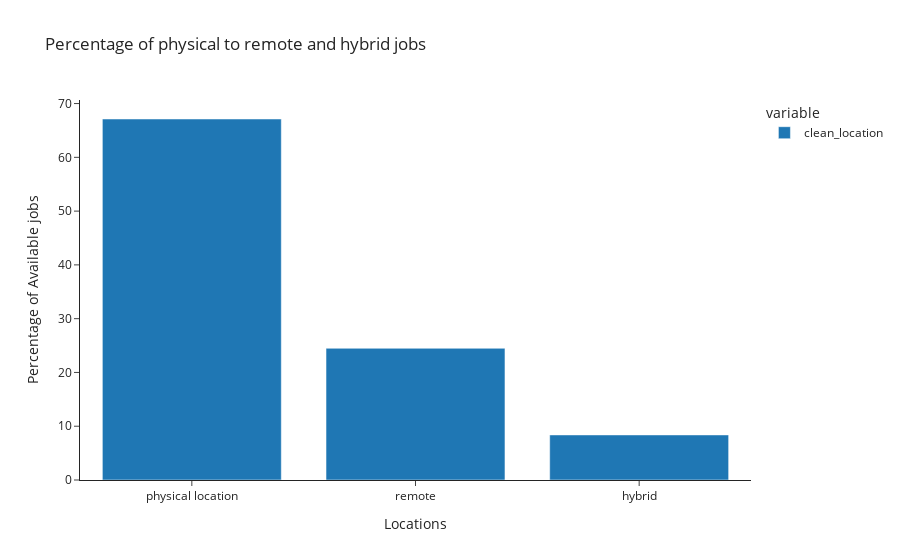

Notebook code cell kept with this figure:
### Markdown cell above
## Percentage of hybrid, physical and remote jobs general

### Code cell
def group_location(value):
    if value == 'remote' or value == 'hybrid':
        return value
    return 'physical location'

px.bar(data['clean_location'].apply(group_location).value_counts(normalize=True).multiply(100), 
        template='simple_white', 
        labels={
            'index': 'Locations',
            'value': 'Percentage of Available jobs'
        },
        title='Percentage of physical to remote and hybrid jobs')

### Figure 1 — Plotly figure (JSON) as saved in the notebook; plotly's stock layout.template omitted (floating-point values rounded to 4 significant figures)
{"data": [{"alignmentgroup": "True", "hovertemplate": "variable=clean_location<br>Locations=%{x}<br>Percentage of Available jobs=%{y}<extra></extra>", "legendgroup": "clean_location", "marker": {"color": "#1F77B4", "pattern": {"shape": ""}}, "name": "clean_location", "offsetgroup": "clean_location", "orientation": "v", "showlegend": true, "textposition": "auto", "type": "bar", "x": ["physical location", "remote", "hybrid"], "xaxis": "x", "y": [67.13, 24.49, 8.381], "yaxis": "y"}], "layout": {"barmode": "relative", "legend": {"title": {"text": "variable"}, "tracegroupgap": 0}, "title": {"text": "Percentage of physical to remote and hybrid jobs"}, "xaxis": {"anchor": "y", "domain": [0, 1], "title": {"text": "Locations"}}, "yaxis": {"anchor": "x", "domain": [0, 1], "title": {"text": "Percentage of Available jobs"}}}}
